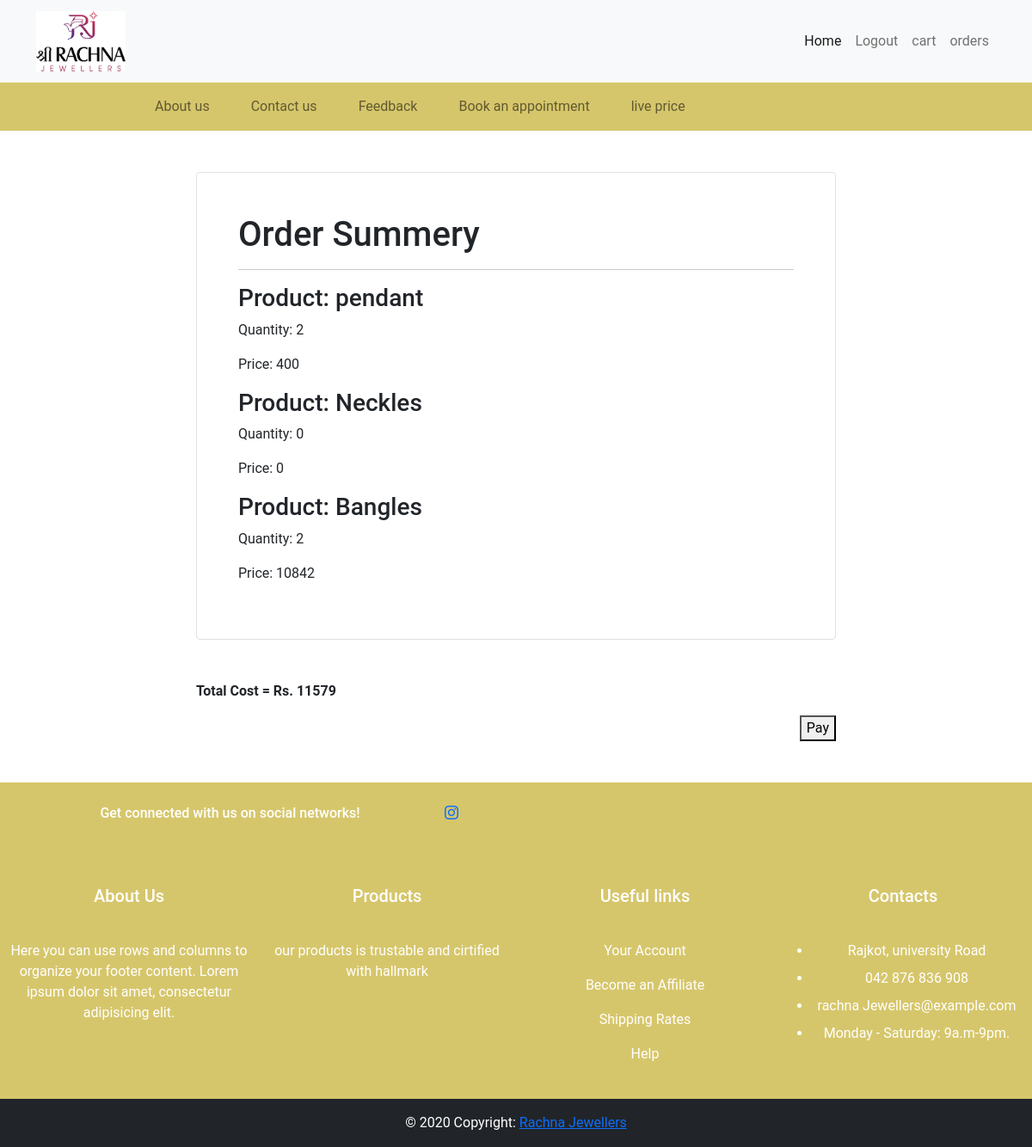
/shop/checkout/ (signed in), run on the app's committed database.
### shop/models.py (models this page shows, shortened)
class cart(models.Model):
    email = models.ForeignKey(Customer, on_delete=models.CASCADE)
    product = models.ForeignKey(product, on_delete=models.CASCADE,default="1")
    quantity = models.PositiveIntegerField(default="1")
    @property
    def total_cost(self):
        return self.quantity * self.product.price

class product(models.Model):
    product_name = models.CharField(max_length=50)
    category = models.ForeignKey(Category ,on_delete=models.CASCADE, default=1)
    price = models.PositiveIntegerField(default=0)
    purity = models.IntegerField(default=0)
    jewellery_type = models.CharField(max_length=50, default="")
    weight = models.FloatField(default=0)
    desc = models.CharField(max_length=300)
    pub_date = models.DateTimeField()
    image = models.ImageField(upload_to='shop/images', default="")

### shop/views.py (the view, shortened to what this page needs)
# urls.py: path("checkout/", views.checkout, name="checkout"),
def checkout(request):
    session_email1 = request.session.get('session_email')
    customers = Customer.objects.get(email=session_email1)
    cart_items = cart.objects.filter(email=customers)
    amount = 0.0
    total_amount = 0.0
    GST = 0.0
    cart_product = [p for p in cart.objects.all() if p.email == customers]
    if cart_product:
        for p in cart_product:
            tempamount = (p.quantity * p.product.price)
            amount += tempamount
            GST = amount * 3 / 100
            total_amount = int(amount + GST)
    return render(request, 'shop/checkout.html', { 'cart_items': cart_items,'total_amount': total_amount})

### shop/templates/shop/checkout.html (shortened to what this page needs)
{% extends 'shop/base.html' %}
{% block content %}
<div class="container">
    <form  method="post">
        <div class="col-lg-8 col-md-8 col-xs-8 mx-auto border rounded py-5 px-5  mb-5 bg-body rounded mt-5">
            <h1>Order Summery</h1>
            <hr>
            {% for item in cart_items %}
            <h3>Product: {{item.product.product_name}}</h3>
            <p>Quantity: {{item.quantity}}</p>
            <p>Price: {{item.total_cost}}</p>
            {% endfor %}
        </div>
        <div class="col-lg-8 col-md-8 col-xs-8 mx-auto ">
            <p><strong>Total Cost = Rs. {{total_amount}}</strong></p>
            <div class="d-flex justify-content-end">
                <button id="rzp-button1">Pay</button>
            </div>
        </div>
    </form>
</div>
{% endblock %}

### shop/static/shop/main.css (style rules this page uses)
* { font-family: 'Roboto', sans-serif; }

### data on the page
cart: product.product_name "pendant", quantity "2", total_cost "400"
cart: product.product_name "Neckles", quantity "0", total_cost "0"
cart: product.product_name "Bangles", quantity "2", total_cost "10842"

### other printed values
{{ total_amount }} "11579"
